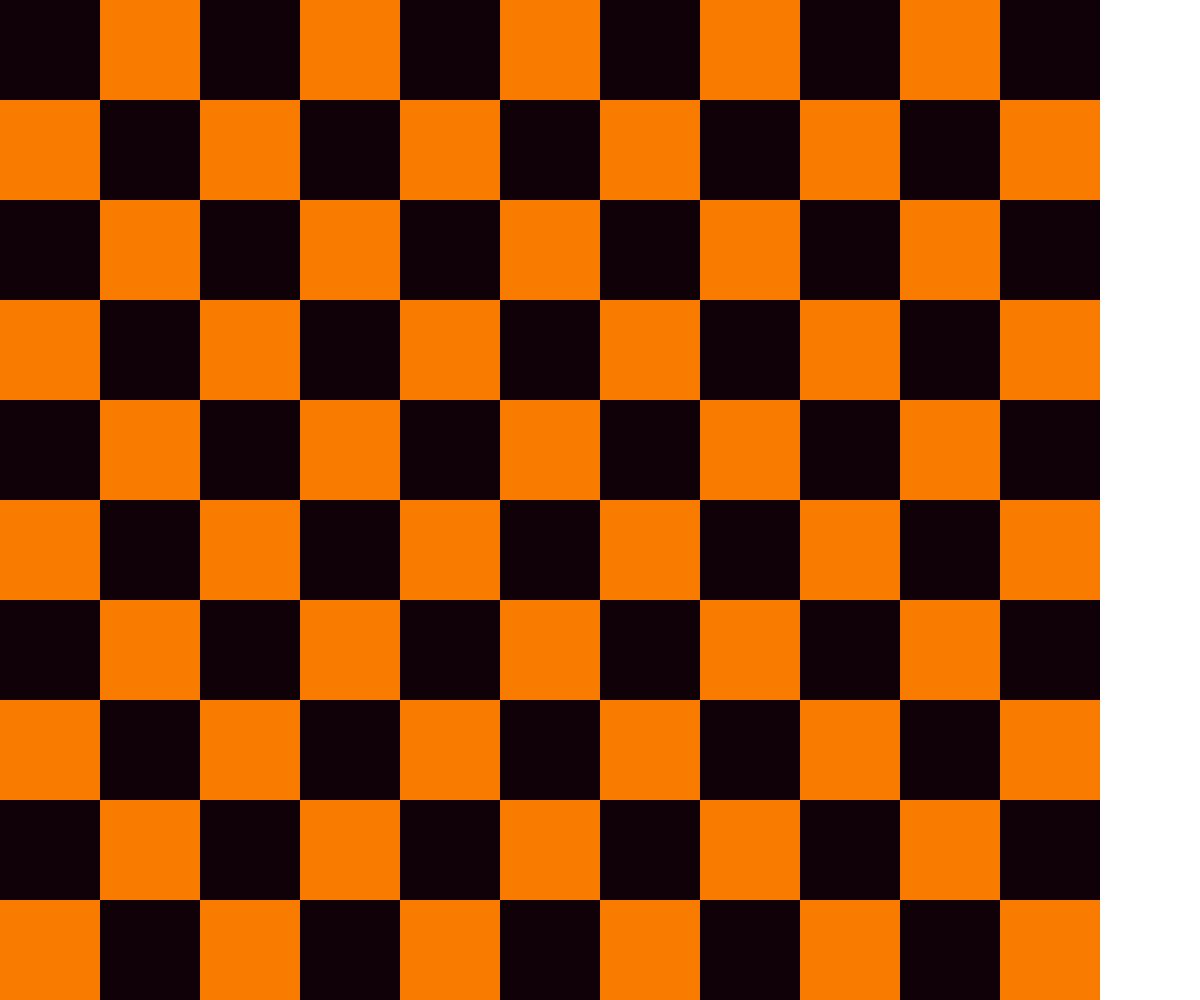
Frame 1 (no input)
Frame 60 (no input): identical to frame 1, image omitted
Frame 120 (the mouse pressed at the canvas centre since frame 60): identical to frame 1, image omitted

The p5.js sketch that drew this single still picture (run headless with seeded random() and noise() and a simulated clock; from frame 60 on, the mouse is pressed at the canvas centre):

// p5.js sketch
// ── sketch.js
var canvas;
var side = 100.0;
var black = "#100007";
var orange = "#F97C00";

function setup() {
    canvas = createCanvas(windowWidth, windowHeight);
}

function draw() {
    var limitX = height / side;
    var limitY = width / side;
    var isBlack = false;

    noStroke();
    for (var y = 0; y <= limitY; y++) {
        isBlack = y % 2 === 0;
        for (var x = 0; x <= limitX; x++) {
            fill((isBlack)? black : orange);
            rect(x*side, y*side, side, side);
            isBlack = !isBlack;
        }
    }
}

window.onresize = function() {
    var w = window.innerWidth;
    var h = window.innerHeight;
    canvas.size(w,h);
    width = w;
    height = h;
};
